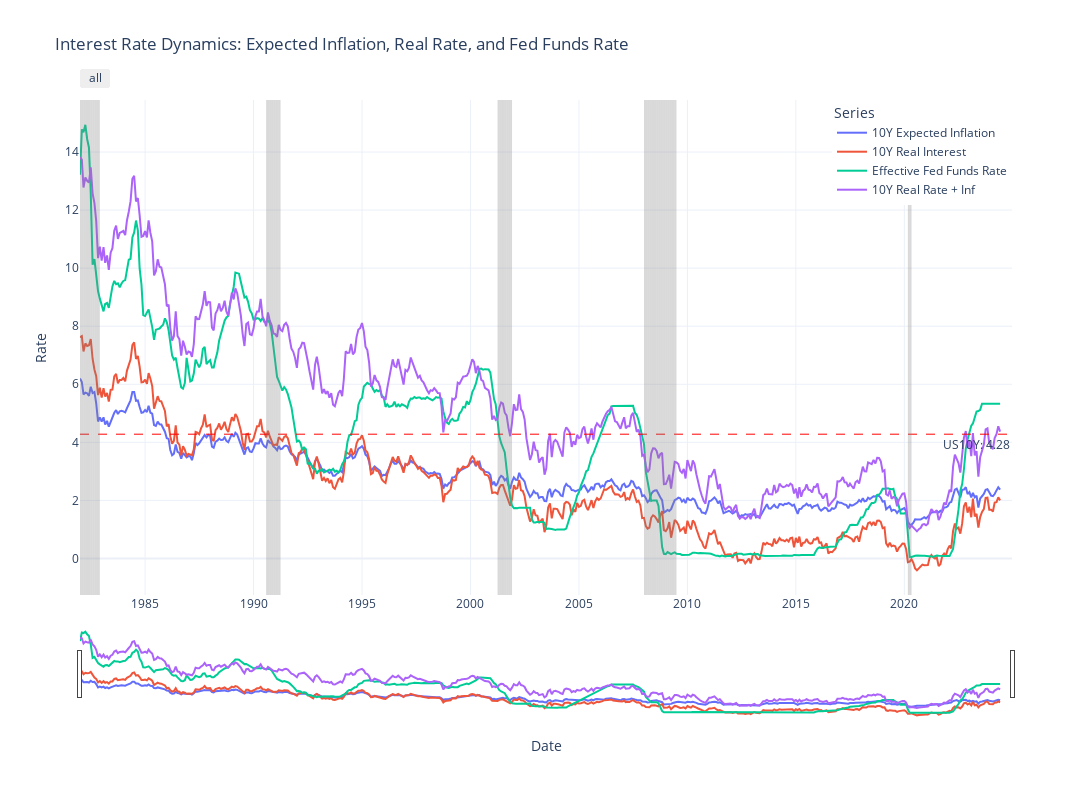

Notebook code cell kept with this figure:
### Code cell
import requests
import pandas as pd
import numpy as np
import plotly.graph_objects as go
import plotly.express as px
import sys
import os
from datetime import datetime
from fredapi import Fred

# Add the src directory to sys.path
src_path = os.path.expanduser('~/Desktop/GitHub/SPX_Analysis/src')
sys.path.append(src_path)

import importlib
import fetcher
importlib.reload(fetcher)
from fetcher import SeriesFetcher

def constructDF():
    """
    Constructs the RealFlation DataFrame by fetching data from the FRED API.

    Returns:
        pd.DataFrame: DataFrame containing the data for 'EXPINF10YR', 
                      'REAINTRATREARAT10Y', 'FEDFUNDS', and 'Real10YrInflInterest'.
    """
    expinf10yr = SeriesFetcher('EXPINF10YR')
    reaintratrearat10y = SeriesFetcher('REAINTRATREARAT10Y')
    fedfunds = SeriesFetcher('FEDFUNDS')

    data = pd.DataFrame({
        'EXPINF10YR': expinf10yr.get_series_data(),
        'REAINTRATREARAT10Y': reaintratrearat10y.get_series_data(),
        'FEDFUNDS': fedfunds.get_series_data()
    })

    # Drop rows with missing values & Convert index to datetime
    data.dropna(inplace=True)
    data.index = pd.to_datetime(data.index)
    
    # Create the Real10YrInflInterest series
    data['Real10YrInflInterest'] = data['REAINTRATREARAT10Y'] + data['EXPINF10YR']
    
    return data

def shade_recession_months(fig, usrec_series):
    """
    Shades the recession months based on the "USREC" series.

    Parameters:
        fig (plotly.graph_objs._figure.Figure): The Plotly Figure object to add the shaded regions.
        usrec_series (pd.Series): The "USREC" series with dates as index and recession indicators as values.
    """
    for date, value in usrec_series.items():
        date = pd.to_datetime(date)
        if value == 1:
            fig.add_vrect(
                x0=date, x1=date + pd.DateOffset(months=1),
                fillcolor="grey", opacity=0.3, line_width=0
            )

if __name__ == "__main__":
    today = pd.Timestamp.now().date()
    offset_days = 200

    # Construct the RealFlation DataFrame & establish min/max indexed date
    RealFlation = constructDF()
    data_start_date = RealFlation.index.min()
    data_end_date = RealFlation.index.max()
    
    # Create Plotly figure & Add traces for each series
    fig = go.Figure()
    fig.add_trace(go.Scatter(x=RealFlation.index, y=RealFlation['EXPINF10YR'], mode='lines', name='10Y Expected Inflation'))
    fig.add_trace(go.Scatter(x=RealFlation.index, y=RealFlation['REAINTRATREARAT10Y'], mode='lines', name='10Y Real Interest'))
    fig.add_trace(go.Scatter(x=RealFlation.index, y=RealFlation['FEDFUNDS'], mode='lines', name='Effective Fed Funds Rate'))
    fig.add_trace(go.Scatter(x=RealFlation.index, y=RealFlation['Real10YrInflInterest'], mode='lines', name='10Y Real Rate + Inf'))

    # Fetch the current 10-year Treasury yield (DGS10) and display it as a reference
    dgs10 = SeriesFetcher('DGS10')
    current_dgs10 = dgs10.get_latest_value()
    if current_dgs10 is not None:
        fig.add_hline(y=current_dgs10, line=dict(color='red', width=1, dash='dash'), annotation_text=f'US10Y: {current_dgs10}', annotation_position='bottom right')
    else:
        print("Failed to fetch the current 10-year Treasury yield.")

    # Shade the recession periods based on the "USREC" series
    USREC = SeriesFetcher('USREC')
    usrec_series = USREC.get_series_data(data_start_date)
    shade_recession_months(fig, usrec_series)
    
    # Update layout with correct x-axis range and range slider range
    fig.update_layout(
        title='Interest Rate Dynamics: Expected Inflation, Real Rate, and Fed Funds Rate',
        xaxis_title='Date',
        yaxis_title='Rate',
        legend_title='Series',
        legend=dict(
            x=1,
            y=1,
            xanchor='right',
            yanchor='top',
        ),
        template='plotly_white',
        width=1100,  # Set the width of the chart
        height=800,  # Set the height of the chart
        xaxis=dict(
            rangeselector=dict(buttons=list([
                dict(step="all")
            ])),
            rangeslider=dict(
                visible=True,
                autorange=True,
                yaxis=dict(
                        # rangemode="match",  # Ensures the y-axis matches the main plot
                        # autorange=True,     # Automatically adjust y-axis range
                        # fixedrange=True    # Allow y-axis range to be adjusted
                    )
            ), 
            type="date",
            range=[data_start_date, data_end_date + pd.DateOffset(days=offset_days)]
        ),
        yaxis=dict(
            autorange=True,  # Enable dynamic y-axis scaling
            fixedrange=False
        )
    )
    
    # Show the figure
    fig.show()

### Figure 1 — Plotly figure (JSON) as saved in the notebook; plotly's stock layout.template omitted (floating-point values rounded to 4 significant figures; data arrays with more than 128 entries replaced by an {"elided": "..."} marker saying what was removed)
{"data": [{"mode": "lines", "name": "10Y Expected Inflation", "type": "scatter", "x": {"elided": "510 str values"}, "y": {"elided": "510 float values"}}, {"mode": "lines", "name": "10Y Real Interest", "type": "scatter", "x": {"elided": "510 str values"}, "y": {"elided": "510 float values"}}, {"mode": "lines", "name": "Effective Fed Funds Rate", "type": "scatter", "x": {"elided": "510 str values"}, "y": {"elided": "510 float values"}}, {"mode": "lines", "name": "10Y Real Rate + Inf", "type": "scatter", "x": {"elided": "510 str values"}, "y": {"elided": "510 float values"}}], "layout": {"annotations": [{"showarrow": false, "text": "US10Y: 4.28", "x": 1, "xanchor": "right", "xref": "x domain", "y": 4.28, "yanchor": "top", "yref": "y"}], "height": 800, "legend": {"title": {"text": "Series"}, "x": 1, "xanchor": "right", "y": 1, "yanchor": "top"}, "shapes": [{"line": {"color": "red", "dash": "dash", "width": 1}, "type": "line", "x0": 0, "x1": 1, "xref": "x domain", "y0": 4.28, "y1": 4.28, "yref": "y"}, {"fillcolor": "grey", "line": {"width": 0}, "opacity": 0.3, "type": "rect", "x0": "1982-01-01T00:00:00", "x1": "1982-02-01T00:00:00", "xref": "x", "y0": 0, "y1": 1, "yref": "y domain"}, {"fillcolor": "grey", "line": {"width": 0}, "opacity": 0.3, "type": "rect", "x0": "1982-02-01T00:00:00", "x1": "1982-03-01T00:00:00", "xref": "x", "y0": 0, "y1": 1, "yref": "y domain"}, {"fillcolor": "grey", "line": {"width": 0}, "opacity": 0.3, "type": "rect", "x0": "1982-03-01T00:00:00", "x1": "1982-04-01T00:00:00", "xref": "x", "y0": 0, "y1": 1, "yref": "y domain"}, {"fillcolor": "grey", "line": {"width": 0}, "opacity": 0.3, "type": "rect", "x0": "1982-04-01T00:00:00", "x1": "1982-05-01T00:00:00", "xref": "x", "y0": 0, "y1": 1, "yref": "y domain"}, {"fillcolor": "grey", "line": {"width": 0}, "opacity": 0.3, "type": "rect", "x0": "1982-05-01T00:00:00", "x1": "1982-06-01T00:00:00", "xref": "x", "y0": 0, "y1": 1, "yref": "y domain"}, {"fillcolor": "grey", "line": {"width": 0}, "opacity": 0.3, "type": "rect", "x0": "1982-06-01T00:00:00", "x1": "1982-07-01T00:00:00", "xref": "x", "y0": 0, "y1": 1, "yref": "y domain"}, {"fillcolor": "grey", "line": {"width": 0}, "opacity": 0.3, "type": "rect", "x0": "1982-07-01T00:00:00", "x1": "1982-08-01T00:00:00", "xref": "x", "y0": 0, "y1": 1, "yref": "y domain"}, {"fillcolor": "grey", "line": {"width": 0}, "opacity": 0.3, "type": "rect", "x0": "1982-08-01T00:00:00", "x1": "1982-09-01T00:00:00", "xref": "x", "y0": 0, "y1": 1, "yref": "y domain"}, {"fillcolor": "grey", "line": {"width": 0}, "opacity": 0.3, "type": "rect", "x0": "1982-09-01T00:00:00", "x1": "1982-10-01T00:00:00", "xref": "x", "y0": 0, "y1": 1, "yref": "y domain"}, {"fillcolor": "grey", "line": {"width": 0}, "opacity": 0.3, "type": "rect", "x0": "1982-10-01T00:00:00", "x1": "1982-11-01T00:00:00", "xref": "x", "y0": 0, "y1": 1, "yref": "y domain"}, {"fillcolor": "grey", "line": {"width": 0}, "opacity": 0.3, "type": "rect", "x0": "1982-11-01T00:00:00", "x1": "1982-12-01T00:00:00", "xref": "x", "y0": 0, "y1": 1, "yref": "y domain"}, {"fillcolor": "grey", "line": {"width": 0}, "opacity": 0.3, "type": "rect", "x0": "1990-08-01T00:00:00", "x1": "1990-09-01T00:00:00", "xref": "x", "y0": 0, "y1": 1, "yref": "y domain"}, {"fillcolor": "grey", "line": {"width": 0}, "opacity": 0.3, "type": "rect", "x0": "1990-09-01T00:00:00", "x1": "1990-10-01T00:00:00", "xref": "x", "y0": 0, "y1": 1, "yref": "y domain"}, {"fillcolor": "grey", "line": {"width": 0}, "opacity": 0.3, "type": "rect", "x0": "1990-10-01T00:00:00", "x1": "1990-11-01T00:00:00", "xref": "x", "y0": 0, "y1": 1, "yref": "y domain"}, {"fillcolor": "grey", "line": {"width": 0}, "opacity": 0.3, "type": "rect", "x0": "1990-11-01T00:00:00", "x1": "1990-12-01T00:00:00", "xref": "x", "y0": 0, "y1": 1, "yref": "y domain"}, {"fillcolor": "grey", "line": {"width": 0}, "opacity": 0.3, "type": "rect", "x0": "1990-12-01T00:00:00", "x1": "1991-01-01T00:00:00", "xref": "x", "y0": 0, "y1": 1, "yref": "y domain"}, {"fillcolor": "grey", "line": {"width": 0}, "opacity": 0.3, "type": "rect", "x0": "1991-01-01T00:00:00", "x1": "1991-02-01T00:00:00", "xref": "x", "y0": 0, "y1": 1, "yref": "y domain"}, {"fillcolor": "grey", "line": {"width": 0}, "opacity": 0.3, "type": "rect", "x0": "1991-02-01T00:00:00", "x1": "1991-03-01T00:00:00", "xref": "x", "y0": 0, "y1": 1, "yref": "y domain"}, {"fillcolor": "grey", "line": {"width": 0}, "opacity": 0.3, "type": "rect", "x0": "1991-03-01T00:00:00", "x1": "1991-04-01T00:00:00", "xref": "x", "y0": 0, "y1": 1, "yref": "y domain"}, {"fillcolor": "grey", "line": {"width": 0}, "opacity": 0.3, "type": "rect", "x0": "2001-04-01T00:00:00", "x1": "2001-05-01T00:00:00", "xref": "x", "y0": 0, "y1": 1, "yref": "y domain"}, {"fillcolor": "grey", "line": {"width": 0}, "opacity": 0.3, "type": "rect", "x0": "2001-05-01T00:00:00", "x1": "2001-06-01T00:00:00", "xref": "x", "y0": 0, "y1": 1, "yref": "y domain"}, {"fillcolor": "grey", "line": {"width": 0}, "opacity": 0.3, "type": "rect", "x0": "2001-06-01T00:00:00", "x1": "2001-07-01T00:00:00", "xref": "x", "y0": 0, "y1": 1, "yref": "y domain"}, {"fillcolor": "grey", "line": {"width": 0}, "opacity": 0.3, "type": "rect", "x0": "2001-07-01T00:00:00", "x1": "2001-08-01T00:00:00", "xref": "x", "y0": 0, "y1": 1, "yref": "y domain"}, {"fillcolor": "grey", "line": {"width": 0}, "opacity": 0.3, "type": "rect", "x0": "2001-08-01T00:00:00", "x1": "2001-09-01T00:00:00", "xref": "x", "y0": 0, "y1": 1, "yref": "y domain"}, {"fillcolor": "grey", "line": {"width": 0}, "opacity": 0.3, "type": "rect", "x0": "2001-09-01T00:00:00", "x1": "2001-10-01T00:00:00", "xref": "x", "y0": 0, "y1": 1, "yref": "y domain"}, {"fillcolor": "grey", "line": {"width": 0}, "opacity": 0.3, "type": "rect", "x0": "2001-10-01T00:00:00", "x1": "2001-11-01T00:00:00", "xref": "x", "y0": 0, "y1": 1, "yref": "y domain"}, {"fillcolor": "grey", "line": {"width": 0}, "opacity": 0.3, "type": "rect", "x0": "2001-11-01T00:00:00", "x1": "2001-12-01T00:00:00", "xref": "x", "y0": 0, "y1": 1, "yref": "y domain"}, {"fillcolor": "grey", "line": {"width": 0}, "opacity": 0.3, "type": "rect", "x0": "2008-01-01T00:00:00", "x1": "2008-02-01T00:00:00", "xref": "x", "y0": 0, "y1": 1, "yref": "y domain"}, {"fillcolor": "grey", "line": {"width": 0}, "opacity": 0.3, "type": "rect", "x0": "2008-02-01T00:00:00", "x1": "2008-03-01T00:00:00", "xref": "x", "y0": 0, "y1": 1, "yref": "y domain"}, {"fillcolor": "grey", "line": {"width": 0}, "opacity": 0.3, "type": "rect", "x0": "2008-03-01T00:00:00", "x1": "2008-04-01T00:00:00", "xref": "x", "y0": 0, "y1": 1, "yref": "y domain"}, {"fillcolor": "grey", "line": {"width": 0}, "opacity": 0.3, "type": "rect", "x0": "2008-04-01T00:00:00", "x1": "2008-05-01T00:00:00", "xref": "x", "y0": 0, "y1": 1, "yref": "y domain"}, {"fillcolor": "grey", "line": {"width": 0}, "opacity": 0.3, "type": "rect", "x0": "2008-05-01T00:00:00", "x1": "2008-06-01T00:00:00", "xref": "x", "y0": 0, "y1": 1, "yref": "y domain"}, {"fillcolor": "grey", "line": {"width": 0}, "opacity": 0.3, "type": "rect", "x0": "2008-06-01T00:00:00", "x1": "2008-07-01T00:00:00", "xref": "x", "y0": 0, "y1": 1, "yref": "y domain"}, {"fillcolor": "grey", "line": {"width": 0}, "opacity": 0.3, "type": "rect", "x0": "2008-07-01T00:00:00", "x1": "2008-08-01T00:00:00", "xref": "x", "y0": 0, "y1": 1, "yref": "y domain"}, {"fillcolor": "grey", "line": {"width": 0}, "opacity": 0.3, "type": "rect", "x0": "2008-08-01T00:00:00", "x1": "2008-09-01T00:00:00", "xref": "x", "y0": 0, "y1": 1, "yref": "y domain"}, {"fillcolor": "grey", "line": {"width": 0}, "opacity": 0.3, "type": "rect", "x0": "2008-09-01T00:00:00", "x1": "2008-10-01T00:00:00", "xref": "x", "y0": 0, "y1": 1, "yref": "y domain"}, {"fillcolor": "grey", "line": {"width": 0}, "opacity": 0.3, "type": "rect", "x0": "2008-10-01T00:00:00", "x1": "2008-11-01T00:00:00", "xref": "x", "y0": 0, "y1": 1, "yref": "y domain"}, {"fillcolor": "grey", "line": {"width": 0}, "opacity": 0.3, "type": "rect", "x0": "2008-11-01T00:00:00", "x1": "2008-12-01T00:00:00", "xref": "x", "y0": 0, "y1": 1, "yref": "y domain"}, {"fillcolor": "grey", "line": {"width": 0}, "opacity": 0.3, "type": "rect", "x0": "2008-12-01T00:00:00", "x1": "2009-01-01T00:00:00", "xref": "x", "y0": 0, "y1": 1, "yref": "y domain"}, {"fillcolor": "grey", "line": {"width": 0}, "opacity": 0.3, "type": "rect", "x0": "2009-01-01T00:00:00", "x1": "2009-02-01T00:00:00", "xref": "x", "y0": 0, "y1": 1, "yref": "y domain"}, {"fillcolor": "grey", "line": {"width": 0}, "opacity": 0.3, "type": "rect", "x0": "2009-02-01T00:00:00", "x1": "2009-03-01T00:00:00", "xref": "x", "y0": 0, "y1": 1, "yref": "y domain"}, {"fillcolor": "grey", "line": {"width": 0}, "opacity": 0.3, "type": "rect", "x0": "2009-03-01T00:00:00", "x1": "2009-04-01T00:00:00", "xref": "x", "y0": 0, "y1": 1, "yref": "y domain"}, {"fillcolor": "grey", "line": {"width": 0}, "opacity": 0.3, "type": "rect", "x0": "2009-04-01T00:00:00", "x1": "2009-05-01T00:00:00", "xref": "x", "y0": 0, "y1": 1, "yref": "y domain"}, {"fillcolor": "grey", "line": {"width": 0}, "opacity": 0.3, "type": "rect", "x0": "2009-05-01T00:00:00", "x1": "2009-06-01T00:00:00", "xref": "x", "y0": 0, "y1": 1, "yref": "y domain"}, {"fillcolor": "grey", "line": {"width": 0}, "opacity": 0.3, "type": "rect", "x0": "2009-06-01T00:00:00", "x1": "2009-07-01T00:00:00", "xref": "x", "y0": 0, "y1": 1, "yref": "y domain"}, {"fillcolor": "grey", "line": {"width": 0}, "opacity": 0.3, "type": "rect", "x0": "2020-03-01T00:00:00", "x1": "2020-04-01T00:00:00", "xref": "x", "y0": 0, "y1": 1, "yref": "y domain"}, {"fillcolor": "grey", "line": {"width": 0}, "opacity": 0.3, "type": "rect", "x0": "2020-04-01T00:00:00", "x1": "2020-05-01T00:00:00", "xref": "x", "y0": 0, "y1": 1, "yref": "y domain"}], "title": {"text": "Interest Rate Dynamics: Expected Inflation, Real Rate, and Fed Funds Rate"}, "width": 1100, "xaxis": {"range": ["1982-01-01T00:00:00", "2024-12-18T00:00:00"], "rangeselector": {"buttons": [{"step": "all"}]}, "rangeslider": {"autorange": true, "range": ["1982-01-01", "2024-12-18"], "visible": true, "yaxis": {"_template": null, "rangemode": "match"}}, "title": {"text": "Date"}, "type": "date"}, "yaxis": {"autorange": true, "fixedrange": false, "range": [-1.26, 15.79], "title": {"text": "Rate"}, "type": "linear"}}}
